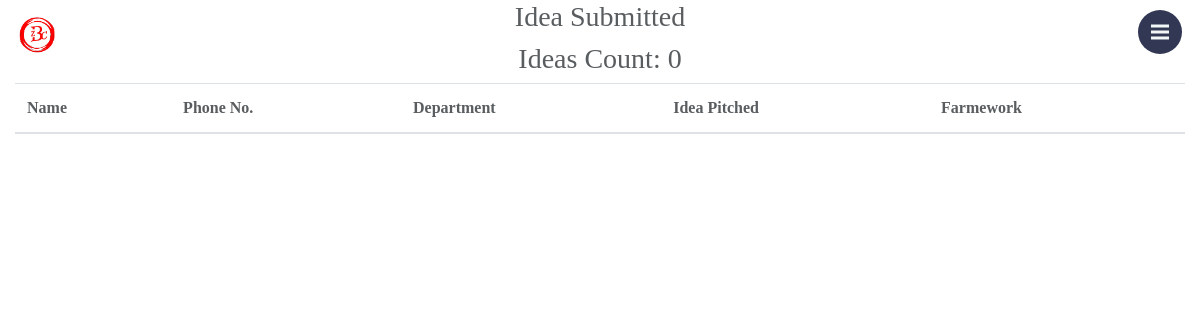
/idea_show (signed in), run on an earlier commit of the app's database.
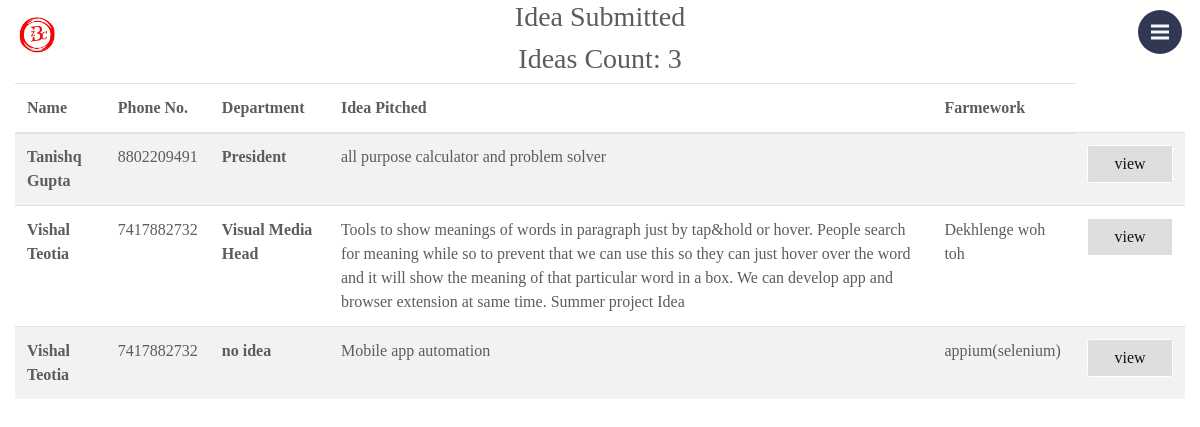
And on a later commit of the database.
### app1/models.py (models this page shows)
class Idea(models.Model):
    idea=models.TextField(max_length=5000,null=False)
    framework=models.CharField(max_length=1000,null=True)
    user=models.OneToOneField('User',blank=True,on_delete=models.CASCADE,unique=False)

class User(models.Model):
    user_first_name=models.CharField(max_length=50,null=False)
    user_last_name=models.CharField(max_length=50,null=False)
    user_email=models.EmailField(primary_key=True,null=False)
    user_DOB=models.DateField(null=False)
    user_password=models.CharField(max_length=100,null=False)
    user_phone=models.CharField(max_length=12,null=False)
    user_reg_no=models.CharField(max_length=10,null=False)
    is_admin=models.BooleanField(default=False)
    is_ffcs=models.BooleanField(default=False)
    user_join_date=models.DateTimeField(auto_now_add=True)
    user_post=models.CharField(max_length=50,default="user")
    user_github=models.CharField(max_length=5000,blank=True,null=True)
    user_linkedin=models.CharField(max_length=5000,blank=True,null=True)
    user_insta=models.CharField(max_length=5000,blank=True,null=True)
    user_profile_photo=models.ImageField(upload_to="profile/",blank=True,null=True)
    events_reg=models.ManyToManyField('Event',related_name="events_id",blank=True,null=True)
    user_Codechef_id=models.CharField(max_length=50,null=True,blank=True)
    user_Codeforces_id=models.CharField(max_length=50,null=True,blank=True)

### app1/views.py (the view)
# urls.py: path('idea_show',views.idea_show,name="idea_show"),
def idea_show(request):
    if 'is_logedin' in request.session and request.session['is_admin']==True:
        context={
            "idea":Idea.objects.all,
            }
        return render(request,'idea_show.html',context=context)
    else:
        return render(request,'index.html')

### app1/templates/idea_show.html (shortened to what this page needs)
{% extends  'navbar_temp.html' %}
{% load static %}
{% block extra_css %}
<link rel="stylesheet" href="https://cdn.jsdelivr.net/npm/odometer@0.4.8/themes/odometer-theme-default.min.css">
<link rel="stylesheet" href="{% static 'css/admin_style.css' %}">
{% endblock %}
{% block navbar_wrap %}
<div class="dod" id="odometer">
    <div class="col-sm" id="registered_user">
            <h3 align="center">Idea Submitted</h3>
        <h3 align="center">Ideas Count: {{idea.count}}</h3>
            <table class="table table-striped registered_user_table">
                <thead>
                  <tr>
                    <th scope="col" style="left-margin">Name</th>
                    <th scope="col">Phone No.</th>
                    <th scope="col">Department</th>
                    <th scope="col">Idea Pitched</th>
                    <th scope="col">Farmework</th>
                  </tr>
                </thead>
                <tbody>
                    {% for ids in idea %}
                  <tr>
                    <th scope="row">{{ids.user.user_first_name}} {{ids.user.user_last_name}}</th>
                    <td>{{ids.user.user_phone}}</td>
                      <th scope="row">{{ids.user.user_post}}</th>
                      <td>{{ ids.idea }}</td>
                      <td>{{ ids.framework }}</td>
                      <td><a href="{% url 'Profile' user_email=ids.user.user_email %}">
                    <div class="box-3">
                        <div class="btn btn-three view_profie">
                            <span> view </span>
                        </div>
                    </div>
                </a>
                </td>
                  </tr>
                  {% endfor %}
                </tbody>
              </table>
        </div>
    </div>
{% endblock %}

### app1/templates/navbar_temp.html (shortened to what this page needs)
{% load static %}
<!DOCTYPE html>
<html lang="en" class="no-js">
<head>
  <link rel="stylesheet" href="https://cdnjs.cloudflare.com/ajax/libs/font-awesome/4.7.0/css/font-awesome.min.css">
  <link href="https://unpkg.com/aos@2.3.1/dist/aos.css" rel="stylesheet" />
  <link rel="stylesheet" href="https://maxcdn.bootstrapcdn.com/bootstrap/4.0.0/css/bootstrap.min.css"
 />
  <link rel="stylesheet" href="{% static 'css/nav_style.css' %}" />
  {% block extra_css %} {% endblock %}
</head>
<body >
  <header>
    <div class="header_wrap">
      <a class="cd-logo" href="{% url 'Home' %}"><img src="{% static 'media/red_logo.png' %}" alt="Logo" /></a>
    </div>
  </header>
  <main class="cd-content">
    {% block navbar_wrap %} {% endblock %}
  </main>
  <div class="cd-overlay-nav">
  </div>
  <div class="cd-overlay-content">
  </div>
  <a href="#0" class="cd-nav-trigger">Menu<span class="cd-icon"></span></a>
</body>
</html>

### app1/static/css/nav_style.css (style rules this page uses)
*, *::after, *::before { -webkit-box-sizing: border-box; -moz-box-sizing: border-box; box-sizing: border-box; }
*::after, *::before { content: ""; }
html { max-width: 100vw !important; }
body { font-size: 100%; font-family: "Times", sans-serif; color: #595d60; background-color: #f2f8f8; overflow-x: hidden; }
a { color: #1e6074; text-decoration: none; }
html, body { height: 100%; }
header { z-index: 5; }
.header_wrap { background-color: white !important; }
.cd-logo, .cd-nav-trigger { position: fixed; display: inline-block; }
.cd-logo { top: 10px; left: 1%; z-index: 3; }
.cd-logo img { display: block; height: 50px; width: auto; }
.cd-nav-trigger { top: 10px; right: 1.5%; height: 44px; width: 44px; z-index: 5; overflow: hidden; text-indent: 100%; white-space: nowrap; }
.cd-nav-trigger .cd-icon { position: absolute; left: 50%; top: 50%; bottom: auto; right: auto; -webkit-transform: translateX(-50%) translateY(-50%); -moz-transform: translateX(-50%) translateY(-50%); -ms-transform: translateX(-50%) translateY(-50%); -o-transform: translateX(-50%) translateY(-50%); transform: translateX(-50%) translateY(-50%); display: inline-block; width: 18px; height: 3px; background-color: #f2f8f8; z-index: 50; }
.cd-nav-trigger .cd-icon::before, .cd-nav-trigger .cd-icon:after { position: absolute; top: 0; right: 0; width: 100%; height: 100%; background-color: #f2f8f8; -webkit-transform: translateZ(0); -moz-transform: translateZ(0); -ms-transform: translateZ(0); -o-transform: translateZ(0); transform: translateZ(0); -webkit-backface-visibility: hidden; backface-visibility: hidden; -webkit-transition: -webkit-transform 0.3s; -moz-transition: -moz-transform 0.3s; transition: transform 0.3s; }
.cd-nav-trigger .cd-icon::before { -webkit-transform: translateY(-6px) rotate(0deg); -moz-transform: translateY(-6px) rotate(0deg); -ms-transform: translateY(-6px) rotate(0deg); -o-transform: translateY(-6px) rotate(0deg); transform: translateY(-6px) rotate(0deg); }
.cd-nav-trigger .cd-icon::after { -webkit-transform: translateY(6px) rotate(0deg); -moz-transform: translateY(6px) rotate(0deg); -ms-transform: translateY(6px) rotate(0deg); -o-transform: translateY(6px) rotate(0deg); transform: translateY(6px) rotate(0deg); }
.cd-nav-trigger::before, .cd-nav-trigger::after { position: absolute; top: 0; left: 0; border-radius: 50%; height: 100%; width: 100%; -webkit-transform: translateZ(0); -moz-transform: translateZ(0); -ms-transform: translateZ(0); -o-transform: translateZ(0); transform: translateZ(0); -webkit-backface-visibility: hidden; backface-visibility: hidden; -webkit-transition-property: -webkit-transform; -moz-transition-property: -moz-transform; transition-property: transform; }
.cd-nav-trigger::before { background-color: #323754; -webkit-transform: scale(1); -moz-transform: scale(1); -ms-transform: scale(1); -o-transform: scale(1); transform: scale(1); -webkit-transition-duration: 0.1s; -moz-transition-duration: 0.1s; transition-duration: 0.1s; -webkit-transition-delay: 0.15s; -moz-transition-delay: 0.1s; transition-delay: 0.15s; }
.cd-nav-trigger::after { background-color: #f2f8f8; -webkit-transform: scale(0); -moz-transform: scale(0); -ms-transform: scale(0); -o-transform: scale(0); transform: scale(0); -webkit-transition-duration: 0s; -moz-transition-duration: 0s; transition-duration: 0s; -webkit-transition-delay: 0s; -moz-transition-delay: 0s; transition-delay: 0s; }
.cd-overlay-nav, .cd-overlay-content { position: fixed; top: 18px; right: 5%; height: 4px; width: 4px; -webkit-transform: translateX(-20px) translateY(20px); -moz-transform: translateX(-20px) translateY(20px); -ms-transform: translateX(-20px) translateY(20px); -o-transform: translateX(-20px) translateY(20px); transform: translateX(-20px) translateY(20px); }
.cd-overlay-nav { z-index: 2; }
.cd-overlay-content { z-index: 4; }
.btn-three { color: black; -webkit-transition: all 0.5s; transition: all 0.5s; position: relative; padding-left: 2.2vw; padding-right: 2.2vw; }
.btn-three::before { content: ''; position: absolute; top: 0; left: 0; width: 100%; height: 100%; z-index: 1; background-color: rgba(89, 93, 96, 0.2); -webkit-transition: all 0.3s; transition: all 0.3s; }
.btn-three::after { content: ''; position: absolute; top: 0; left: 0; width: 100%; height: 100%; z-index: 1; opacity: 0; -webkit-transition: all 0.3s; transition: all 0.3s; border: 1px solid rgba(89, 93, 96, 0.5); -webkit-transform: scale(1.2, 1.2); transform: scale(1.2, 1.2); }

What changed in the data, as far as the page shows it:
added Idea: user.user_first_name "Tanishq", user.user_last_name "Gupta", user.user_phone "8802209491", user.user_post "President", idea "all purpose calculator and problem solver"
added Idea: user.user_first_name "Vishal", user.user_last_name "Teotia", user.user_phone "7417882732", user.user_post "Visual Media Head", idea "Tools to show meanings of words in paragraph just by tap&hold or hover. People search for meaning while so to prevent that we can use this so they can just hover over the word and it will show the meaning of that particular word in a box. We can develop app and browser extension at same time. Summer project Idea", framework "Dekhlenge woh toh"
added Idea: user.user_first_name "Vishal", user.user_last_name "Teotia", user.user_phone "7417882732", user.user_post "no idea", idea "Mobile app automation", framework "appium(selenium)"
Also different on the page:
{{ idea.count }}: "0" → "3"
